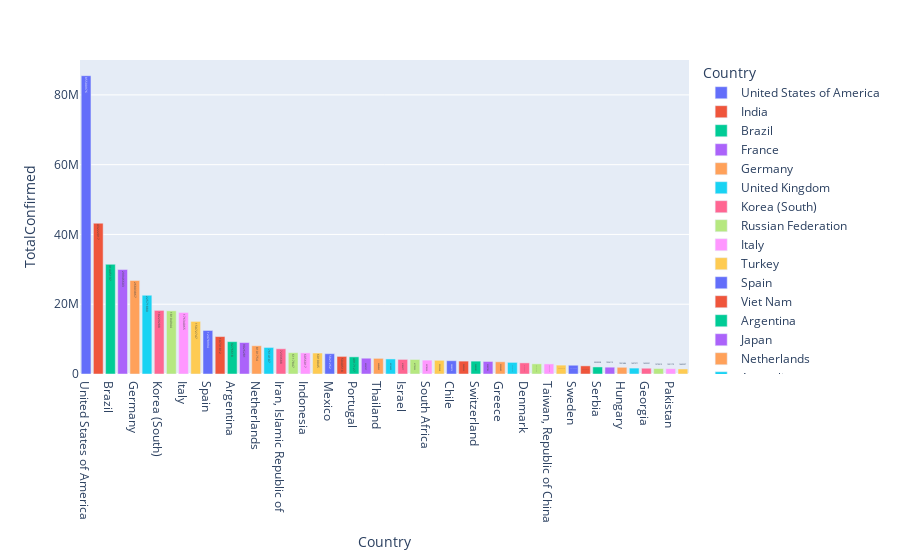

The code cell stored with this chart in its notebook:
### Markdown cell above
- Plotting the top 50 countries with the highest number of Total Confirmed cases.

### Code cell
fig = px.bar(sorted_countries.head(50), y='TotalConfirmed', x='Country', text='TotalConfirmed', color='Country')
fig

### Figure 1 — Plotly figure (JSON) as saved in the notebook; plotly's stock layout.template omitted (floating-point values rounded to 4 significant figures)
{"data": [{"alignmentgroup": "True", "hovertemplate": "Country=%{x}<br>TotalConfirmed=%{text}<extra></extra>", "legendgroup": "United States of America", "marker": {"color": "#636efa", "pattern": {"shape": ""}}, "name": "United States of America", "offsetgroup": "United States of America", "orientation": "v", "showlegend": true, "text": [85500976], "textposition": "auto", "type": "bar", "x": ["United States of America"], "xaxis": "x", "y": [85500976], "yaxis": "y"}, {"alignmentgroup": "True", "hovertemplate": "Country=%{x}<br>TotalConfirmed=%{text}<extra></extra>", "legendgroup": "India", "marker": {"color": "#EF553B", "pattern": {"shape": ""}}, "name": "India", "offsetgroup": "India", "orientation": "v", "showlegend": true, "text": [43222017], "textposition": "auto", "type": "bar", "x": ["India"], "xaxis": "x", "y": [43222017], "yaxis": "y"}, {"alignmentgroup": "True", "hovertemplate": "Country=%{x}<br>TotalConfirmed=%{text}<extra></extra>", "legendgroup": "Brazil", "marker": {"color": "#00cc96", "pattern": {"shape": ""}}, "name": "Brazil", "offsetgroup": "Brazil", "orientation": "v", "showlegend": true, "text": [31445137], "textposition": "auto", "type": "bar", "x": ["Brazil"], "xaxis": "x", "y": [31445137], "yaxis": "y"}, {"alignmentgroup": "True", "hovertemplate": "Country=%{x}<br>TotalConfirmed=%{text}<extra></extra>", "legendgroup": "France", "marker": {"color": "#ab63fa", "pattern": {"shape": ""}}, "name": "France", "offsetgroup": "France", "orientation": "v", "showlegend": true, "text": [29946603], "textposition": "auto", "type": "bar", "x": ["France"], "xaxis": "x", "y": [29946603], "yaxis": "y"}, {"alignmentgroup": "True", "hovertemplate": "Country=%{x}<br>TotalConfirmed=%{text}<extra></extra>", "legendgroup": "Germany", "marker": {"color": "#FFA15A", "pattern": {"shape": ""}}, "name": "Germany", "offsetgroup": "Germany", "orientation": "v", "showlegend": true, "text": [26803867], "textposition": "auto", "type": "bar", "x": ["Germany"], "xaxis": "x", "y": [26803867], "yaxis": "y"}, {"alignmentgroup": "True", "hovertemplate": "Country=%{x}<br>TotalConfirmed=%{text}<extra></extra>", "legendgroup": "United Kingdom", "marker": {"color": "#19d3f3", "pattern": {"shape": ""}}, "name": "United Kingdom", "offsetgroup": "United Kingdom", "orientation": "v", "showlegend": true, "text": [22571880], "textposition": "auto", "type": "bar", "x": ["United Kingdom"], "xaxis": "x", "y": [22571880], "yaxis": "y"}, {"alignmentgroup": "True", "hovertemplate": "Country=%{x}<br>TotalConfirmed=%{text}<extra></extra>", "legendgroup": "Korea (South)", "marker": {"color": "#FF6692", "pattern": {"shape": ""}}, "name": "Korea (South)", "offsetgroup": "Korea (South)", "orientation": "v", "showlegend": true, "text": [18229288], "textposition": "auto", "type": "bar", "x": ["Korea (South)"], "xaxis": "x", "y": [18229288], "yaxis": "y"}, {"alignmentgroup": "True", "hovertemplate": "Country=%{x}<br>TotalConfirmed=%{text}<extra></extra>", "legendgroup": "Russian Federation", "marker": {"color": "#B6E880", "pattern": {"shape": ""}}, "name": "Russian Federation", "offsetgroup": "Russian Federation", "orientation": "v", "showlegend": true, "text": [18104944], "textposition": "auto", "type": "bar", "x": ["Russian Federation"], "xaxis": "x", "y": [18104944], "yaxis": "y"}, {"alignmentgroup": "True", "hovertemplate": "Country=%{x}<br>TotalConfirmed=%{text}<extra></extra>", "legendgroup": "Italy", "marker": {"color": "#FF97FF", "pattern": {"shape": ""}}, "name": "Italy", "offsetgroup": "Italy", "orientation": "v", "showlegend": true, "text": [17634065], "textposition": "auto", "type": "bar", "x": ["Italy"], "xaxis": "x", "y": [17634065], "yaxis": "y"}, {"alignmentgroup": "True", "hovertemplate": "Country=%{x}<br>TotalConfirmed=%{text}<extra></extra>", "legendgroup": "Turkey", "marker": {"color": "#FECB52", "pattern": {"shape": ""}}, "name": "Turkey", "offsetgroup": "Turkey", "orientation": "v", "showlegend": true, "text": [15072747], "textposition": "auto", "type": "bar", "x": ["Turkey"], "xaxis": "x", "y": [15072747], "yaxis": "y"}, {"alignmentgroup": "True", "hovertemplate": "Country=%{x}<br>TotalConfirmed=%{text}<extra></extra>", "legendgroup": "Spain", "marker": {"color": "#636efa", "pattern": {"shape": ""}}, "name": "Spain", "offsetgroup": "Spain", "orientation": "v", "showlegend": true, "text": [12478994], "textposition": "auto", "type": "bar", "x": ["Spain"], "xaxis": "x", "y": [12478994], "yaxis": "y"}, {"alignmentgroup": "True", "hovertemplate": "Country=%{x}<br>TotalConfirmed=%{text}<extra></extra>", "legendgroup": "Viet Nam", "marker": {"color": "#EF553B", "pattern": {"shape": ""}}, "name": "Viet Nam", "offsetgroup": "Viet Nam", "orientation": "v", "showlegend": true, "text": [10731812], "textposition": "auto", "type": "bar", "x": ["Viet Nam"], "xaxis": "x", "y": [10731812], "yaxis": "y"}, {"alignmentgroup": "True", "hovertemplate": "Country=%{x}<br>TotalConfirmed=%{text}<extra></extra>", "legendgroup": "Argentina", "marker": {"color": "#00cc96", "pattern": {"shape": ""}}, "name": "Argentina", "offsetgroup": "Argentina", "orientation": "v", "showlegend": true, "text": [9276618], "textposition": "auto", "type": "bar", "x": ["Argentina"], "xaxis": "x", "y": [9276618], "yaxis": "y"}, {"alignmentgroup": "True", "hovertemplate": "Country=%{x}<br>TotalConfirmed=%{text}<extra></extra>", "legendgroup": "Japan", "marker": {"color": "#ab63fa", "pattern": {"shape": ""}}, "name": "Japan", "offsetgroup": "Japan", "orientation": "v", "showlegend": true, "text": [9026281], "textposition": "auto", "type": "bar", "x": ["Japan"], "xaxis": "x", "y": [9026281], "yaxis": "y"}, {"alignmentgroup": "True", "hovertemplate": "Country=%{x}<br>TotalConfirmed=%{text}<extra></extra>", "legendgroup": "Netherlands", "marker": {"color": "#FFA15A", "pattern": {"shape": ""}}, "name": "Netherlands", "offsetgroup": "Netherlands", "orientation": "v", "showlegend": true, "text": [8101754], "textposition": "auto", "type": "bar", "x": ["Netherlands"], "xaxis": "x", "y": [8101754], "yaxis": "y"}, {"alignmentgroup": "True", "hovertemplate": "Country=%{x}<br>TotalConfirmed=%{text}<extra></extra>", "legendgroup": "Australia", "marker": {"color": "#19d3f3", "pattern": {"shape": ""}}, "name": "Australia", "offsetgroup": "Australia", "orientation": "v", "showlegend": true, "text": [7614107], "textposition": "auto", "type": "bar", "x": ["Australia"], "xaxis": "x", "y": [7614107], "yaxis": "y"}, {"alignmentgroup": "True", "hovertemplate": "Country=%{x}<br>TotalConfirmed=%{text}<extra></extra>", "legendgroup": "Iran, Islamic Republic of", "marker": {"color": "#FF6692", "pattern": {"shape": ""}}, "name": "Iran, Islamic Republic of", "offsetgroup": "Iran, Islamic Republic of", "orientation": "v", "showlegend": true, "text": [7233688], "textposition": "auto", "type": "bar", "x": ["Iran, Islamic Republic of"], "xaxis": "x", "y": [7233688], "yaxis": "y"}, {"alignmentgroup": "True", "hovertemplate": "Country=%{x}<br>TotalConfirmed=%{text}<extra></extra>", "legendgroup": "Colombia", "marker": {"color": "#B6E880", "pattern": {"shape": ""}}, "name": "Colombia", "offsetgroup": "Colombia", "orientation": "v", "showlegend": true, "text": [6117847], "textposition": "auto", "type": "bar", "x": ["Colombia"], "xaxis": "x", "y": [6117847], "yaxis": "y"}, {"alignmentgroup": "True", "hovertemplate": "Country=%{x}<br>TotalConfirmed=%{text}<extra></extra>", "legendgroup": "Indonesia", "marker": {"color": "#FF97FF", "pattern": {"shape": ""}}, "name": "Indonesia", "offsetgroup": "Indonesia", "orientation": "v", "showlegend": true, "text": [6056017], "textposition": "auto", "type": "bar", "x": ["Indonesia"], "xaxis": "x", "y": [6056017], "yaxis": "y"}, {"alignmentgroup": "True", "hovertemplate": "Country=%{x}<br>TotalConfirmed=%{text}<extra></extra>", "legendgroup": "Poland", "marker": {"color": "#FECB52", "pattern": {"shape": ""}}, "name": "Poland", "offsetgroup": "Poland", "orientation": "v", "showlegend": true, "text": [6010045], "textposition": "auto", "type": "bar", "x": ["Poland"], "xaxis": "x", "y": [6010045], "yaxis": "y"}, {"alignmentgroup": "True", "hovertemplate": "Country=%{x}<br>TotalConfirmed=%{text}<extra></extra>", "legendgroup": "Mexico", "marker": {"color": "#636efa", "pattern": {"shape": ""}}, "name": "Mexico", "offsetgroup": "Mexico", "orientation": "v", "showlegend": true, "text": [5821262], "textposition": "auto", "type": "bar", "x": ["Mexico"], "xaxis": "x", "y": [5821262], "yaxis": "y"}, {"alignmentgroup": "True", "hovertemplate": "Country=%{x}<br>TotalConfirmed=%{text}<extra></extra>", "legendgroup": "Ukraine", "marker": {"color": "#EF553B", "pattern": {"shape": ""}}, "name": "Ukraine", "offsetgroup": "Ukraine", "orientation": "v", "showlegend": true, "text": [5040518], "textposition": "auto", "type": "bar", "x": ["Ukraine"], "xaxis": "x", "y": [5040518], "yaxis": "y"}, {"alignmentgroup": "True", "hovertemplate": "Country=%{x}<br>TotalConfirmed=%{text}<extra></extra>", "legendgroup": "Portugal", "marker": {"color": "#00cc96", "pattern": {"shape": ""}}, "name": "Portugal", "offsetgroup": "Portugal", "orientation": "v", "showlegend": true, "text": [4917127], "textposition": "auto", "type": "bar", "x": ["Portugal"], "xaxis": "x", "y": [4917127], "yaxis": "y"}, {"alignmentgroup": "True", "hovertemplate": "Country=%{x}<br>TotalConfirmed=%{text}<extra></extra>", "legendgroup": "Malaysia", "marker": {"color": "#ab63fa", "pattern": {"shape": ""}}, "name": "Malaysia", "offsetgroup": "Malaysia", "orientation": "v", "showlegend": true, "text": [4524727], "textposition": "auto", "type": "bar", "x": ["Malaysia"], "xaxis": "x", "y": [4524727], "yaxis": "y"}, {"alignmentgroup": "True", "hovertemplate": "Country=%{x}<br>TotalConfirmed=%{text}<extra></extra>", "legendgroup": "Thailand", "marker": {"color": "#FFA15A", "pattern": {"shape": ""}}, "name": "Thailand", "offsetgroup": "Thailand", "orientation": "v", "showlegend": true, "text": [4484863], "textposition": "auto", "type": "bar", "x": ["Thailand"], "xaxis": "x", "y": [4484863], "yaxis": "y"}, {"alignmentgroup": "True", "hovertemplate": "Country=%{x}<br>TotalConfirmed=%{text}<extra></extra>", "legendgroup": "Austria", "marker": {"color": "#19d3f3", "pattern": {"shape": ""}}, "name": "Austria", "offsetgroup": "Austria", "orientation": "v", "showlegend": true, "text": [4316435], "textposition": "auto", "type": "bar", "x": ["Austria"], "xaxis": "x", "y": [4316435], "yaxis": "y"}, {"alignmentgroup": "True", "hovertemplate": "Country=%{x}<br>TotalConfirmed=%{text}<extra></extra>", "legendgroup": "Israel", "marker": {"color": "#FF6692", "pattern": {"shape": ""}}, "name": "Israel", "offsetgroup": "Israel", "orientation": "v", "showlegend": true, "text": [4183477], "textposition": "auto", "type": "bar", "x": ["Israel"], "xaxis": "x", "y": [4183477], "yaxis": "y"}, {"alignmentgroup": "True", "hovertemplate": "Country=%{x}<br>TotalConfirmed=%{text}<extra></extra>", "legendgroup": "Belgium", "marker": {"color": "#B6E880", "pattern": {"shape": ""}}, "name": "Belgium", "offsetgroup": "Belgium", "orientation": "v", "showlegend": true, "text": [4170252], "textposition": "auto", "type": "bar", "x": ["Belgium"], "xaxis": "x", "y": [4170252], "yaxis": "y"}, {"alignmentgroup": "True", "hovertemplate": "Country=%{x}<br>TotalConfirmed=%{text}<extra></extra>", "legendgroup": "South Africa", "marker": {"color": "#FF97FF", "pattern": {"shape": ""}}, "name": "South Africa", "offsetgroup": "South Africa", "orientation": "v", "showlegend": true, "text": [3978590], "textposition": "auto", "type": "bar", "x": ["South Africa"], "xaxis": "x", "y": [3978590], "yaxis": "y"}, {"alignmentgroup": "True", "hovertemplate": "Country=%{x}<br>TotalConfirmed=%{text}<extra></extra>", "legendgroup": "Czech Republic", "marker": {"color": "#FECB52", "pattern": {"shape": ""}}, "name": "Czech Republic", "offsetgroup": "Czech Republic", "orientation": "v", "showlegend": true, "text": [3922968], "textposition": "auto", "type": "bar", "x": ["Czech Republic"], "xaxis": "x", "y": [3922968], "yaxis": "y"}, {"alignmentgroup": "True", "hovertemplate": "Country=%{x}<br>TotalConfirmed=%{text}<extra></extra>", "legendgroup": "Chile", "marker": {"color": "#636efa", "pattern": {"shape": ""}}, "name": "Chile", "offsetgroup": "Chile", "orientation": "v", "showlegend": true, "text": [3808970], "textposition": "auto", "type": "bar", "x": ["Chile"], "xaxis": "x", "y": [3808970], "yaxis": "y"}, {"alignmentgroup": "True", "hovertemplate": "Country=%{x}<br>TotalConfirmed=%{text}<extra></extra>", "legendgroup": "Philippines", "marker": {"color": "#EF553B", "pattern": {"shape": ""}}, "name": "Philippines", "offsetgroup": "Philippines", "orientation": "v", "showlegend": true, "text": [3693222], "textposition": "auto", "type": "bar", "x": ["Philippines"], "xaxis": "x", "y": [3693222], "yaxis": "y"}, {"alignmentgroup": "True", "hovertemplate": "Country=%{x}<br>TotalConfirmed=%{text}<extra></extra>", "legendgroup": "Switzerland", "marker": {"color": "#00cc96", "pattern": {"shape": ""}}, "name": "Switzerland", "offsetgroup": "Switzerland", "orientation": "v", "showlegend": true, "text": [3685281], "textposition": "auto", "type": "bar", "x": ["Switzerland"], "xaxis": "x", "y": [3685281], "yaxis": "y"}, {"alignmentgroup": "True", "hovertemplate": "Country=%{x}<br>TotalConfirmed=%{text}<extra></extra>", "legendgroup": "Peru", "marker": {"color": "#ab63fa", "pattern": {"shape": ""}}, "name": "Peru", "offsetgroup": "Peru", "orientation": "v", "showlegend": true, "text": [3589782], "textposition": "auto", "type": "bar", "x": ["Peru"], "xaxis": "x", "y": [3589782], "yaxis": "y"}, {"alignmentgroup": "True", "hovertemplate": "Country=%{x}<br>TotalConfirmed=%{text}<extra></extra>", "legendgroup": "Greece", "marker": {"color": "#FFA15A", "pattern": {"shape": ""}}, "name": "Greece", "offsetgroup": "Greece", "orientation": "v", "showlegend": true, "text": [3500489], "textposition": "auto", "type": "bar", "x": ["Greece"], "xaxis": "x", "y": [3500489], "yaxis": "y"}, {"alignmentgroup": "True", "hovertemplate": "Country=%{x}<br>TotalConfirmed=%{text}<extra></extra>", "legendgroup": "Canada", "marker": {"color": "#19d3f3", "pattern": {"shape": ""}}, "name": "Canada", "offsetgroup": "Canada", "orientation": "v", "showlegend": true, "text": [3328745], "textposition": "auto", "type": "bar", "x": ["Canada"], "xaxis": "x", "y": [3328745], "yaxis": "y"}, {"alignmentgroup": "True", "hovertemplate": "Country=%{x}<br>TotalConfirmed=%{text}<extra></extra>", "legendgroup": "Denmark", "marker": {"color": "#FF6692", "pattern": {"shape": ""}}, "name": "Denmark", "offsetgroup": "Denmark", "orientation": "v", "showlegend": true, "text": [3190021], "textposition": "auto", "type": "bar", "x": ["Denmark"], "xaxis": "x", "y": [3190021], "yaxis": "y"}, {"alignmentgroup": "True", "hovertemplate": "Country=%{x}<br>TotalConfirmed=%{text}<extra></extra>", "legendgroup": "Romania", "marker": {"color": "#B6E880", "pattern": {"shape": ""}}, "name": "Romania", "offsetgroup": "Romania", "orientation": "v", "showlegend": true, "text": [2912705], "textposition": "auto", "type": "bar", "x": ["Romania"], "xaxis": "x", "y": [2912705], "yaxis": "y"}, {"alignmentgroup": "True", "hovertemplate": "Country=%{x}<br>TotalConfirmed=%{text}<extra></extra>", "legendgroup": "Taiwan, Republic of China", "marker": {"color": "#FF97FF", "pattern": {"shape": ""}}, "name": "Taiwan, Republic of China", "offsetgroup": "Taiwan, Republic of China", "orientation": "v", "showlegend": true, "text": [2892263], "textposition": "auto", "type": "bar", "x": ["Taiwan, Republic of China"], "xaxis": "x", "y": [2892263], "yaxis": "y"}, {"alignmentgroup": "True", "hovertemplate": "Country=%{x}<br>TotalConfirmed=%{text}<extra></extra>", "legendgroup": "Slovakia", "marker": {"color": "#FECB52", "pattern": {"shape": ""}}, "name": "Slovakia", "offsetgroup": "Slovakia", "orientation": "v", "showlegend": true, "text": [2544678], "textposition": "auto", "type": "bar", "x": ["Slovakia"], "xaxis": "x", "y": [2544678], "yaxis": "y"}, {"alignmentgroup": "True", "hovertemplate": "Country=%{x}<br>TotalConfirmed=%{text}<extra></extra>", "legendgroup": "Sweden", "marker": {"color": "#636efa", "pattern": {"shape": ""}}, "name": "Sweden", "offsetgroup": "Sweden", "orientation": "v", "showlegend": true, "text": [2510930], "textposition": "auto", "type": "bar", "x": ["Sweden"], "xaxis": "x", "y": [2510930], "yaxis": "y"}, {"alignmentgroup": "True", "hovertemplate": "Country=%{x}<br>TotalConfirmed=%{text}<extra></extra>", "legendgroup": "Iraq", "marker": {"color": "#EF553B", "pattern": {"shape": ""}}, "name": "Iraq", "offsetgroup": "Iraq", "orientation": "v", "showlegend": true, "text": [2329813], "textposition": "auto", "type": "bar", "x": ["Iraq"], "xaxis": "x", "y": [2329813], "yaxis": "y"}, {"alignmentgroup": "True", "hovertemplate": "Country=%{x}<br>TotalConfirmed=%{text}<extra></extra>", "legendgroup": "Serbia", "marker": {"color": "#00cc96", "pattern": {"shape": ""}}, "name": "Serbia", "offsetgroup": "Serbia", "orientation": "v", "showlegend": true, "text": [2020338], "textposition": "auto", "type": "bar", "x": ["Serbia"], "xaxis": "x", "y": [2020338], "yaxis": "y"}, {"alignmentgroup": "True", "hovertemplate": "Country=%{x}<br>TotalConfirmed=%{text}<extra></extra>", "legendgroup": "Bangladesh", "marker": {"color": "#ab63fa", "pattern": {"shape": ""}}, "name": "Bangladesh", "offsetgroup": "Bangladesh", "orientation": "v", "showlegend": true, "text": [1954115], "textposition": "auto", "type": "bar", "x": ["Bangladesh"], "xaxis": "x", "y": [1954115], "yaxis": "y"}, {"alignmentgroup": "True", "hovertemplate": "Country=%{x}<br>TotalConfirmed=%{text}<extra></extra>", "legendgroup": "Hungary", "marker": {"color": "#FFA15A", "pattern": {"shape": ""}}, "name": "Hungary", "offsetgroup": "Hungary", "orientation": "v", "showlegend": true, "text": [1921486], "textposition": "auto", "type": "bar", "x": ["Hungary"], "xaxis": "x", "y": [1921486], "yaxis": "y"}, {"alignmentgroup": "True", "hovertemplate": "Country=%{x}<br>TotalConfirmed=%{text}<extra></extra>", "legendgroup": "Jordan", "marker": {"color": "#19d3f3", "pattern": {"shape": ""}}, "name": "Jordan", "offsetgroup": "Jordan", "orientation": "v", "showlegend": true, "text": [1697271], "textposition": "auto", "type": "bar", "x": ["Jordan"], "xaxis": "x", "y": [1697271], "yaxis": "y"}, {"alignmentgroup": "True", "hovertemplate": "Country=%{x}<br>TotalConfirmed=%{text}<extra></extra>", "legendgroup": "Georgia", "marker": {"color": "#FF6692", "pattern": {"shape": ""}}, "name": "Georgia", "offsetgroup": "Georgia", "orientation": "v", "showlegend": true, "text": [1655221], "textposition": "auto", "type": "bar", "x": ["Georgia"], "xaxis": "x", "y": [1655221], "yaxis": "y"}, {"alignmentgroup": "True", "hovertemplate": "Country=%{x}<br>TotalConfirmed=%{text}<extra></extra>", "legendgroup": "Ireland", "marker": {"color": "#B6E880", "pattern": {"shape": ""}}, "name": "Ireland", "offsetgroup": "Ireland", "orientation": "v", "showlegend": true, "text": [1570519], "textposition": "auto", "type": "bar", "x": ["Ireland"], "xaxis": "x", "y": [1570519], "yaxis": "y"}, {"alignmentgroup": "True", "hovertemplate": "Country=%{x}<br>TotalConfirmed=%{text}<extra></extra>", "legendgroup": "Pakistan", "marker": {"color": "#FF97FF", "pattern": {"shape": ""}}, "name": "Pakistan", "offsetgroup": "Pakistan", "orientation": "v", "showlegend": true, "text": [1531179], "textposition": "auto", "type": "bar", "x": ["Pakistan"], "xaxis": "x", "y": [1531179], "yaxis": "y"}, {"alignmentgroup": "True", "hovertemplate": "Country=%{x}<br>TotalConfirmed=%{text}<extra></extra>", "legendgroup": "China", "marker": {"color": "#FECB52", "pattern": {"shape": ""}}, "name": "China", "offsetgroup": "China", "orientation": "v", "showlegend": true, "text": [1443237], "textposition": "auto", "type": "bar", "x": ["China"], "xaxis": "x", "y": [1443237], "yaxis": "y"}], "layout": {"barmode": "relative", "legend": {"title": {"text": "Country"}, "tracegroupgap": 0}, "margin": {"t": 60}, "xaxis": {"anchor": "y", "categoryarray": ["United States of America", "India", "Brazil", "France", "Germany", "United Kingdom", "Korea (South)", "Russian Federation", "Italy", "Turkey", "Spain", "Viet Nam", "Argentina", "Japan", "Netherlands", "Australia", "Iran, Islamic Republic of", "Colombia", "Indonesia", "Poland", "Mexico", "Ukraine", "Portugal", "Malaysia", "Thailand", "Austria", "Israel", "Belgium", "South Africa", "Czech Republic", "Chile", "Philippines", "Switzerland", "Peru", "Greece", "Canada", "Denmark", "Romania", "Taiwan, Republic of China", "Slovakia", "Sweden", "Iraq", "Serbia", "Bangladesh", "Hungary", "Jordan", "Georgia", "Ireland", "Pakistan", "China"], "categoryorder": "array", "domain": [0, 1], "title": {"text": "Country"}}, "yaxis": {"anchor": "x", "domain": [0, 1], "title": {"text": "TotalConfirmed"}}}}
